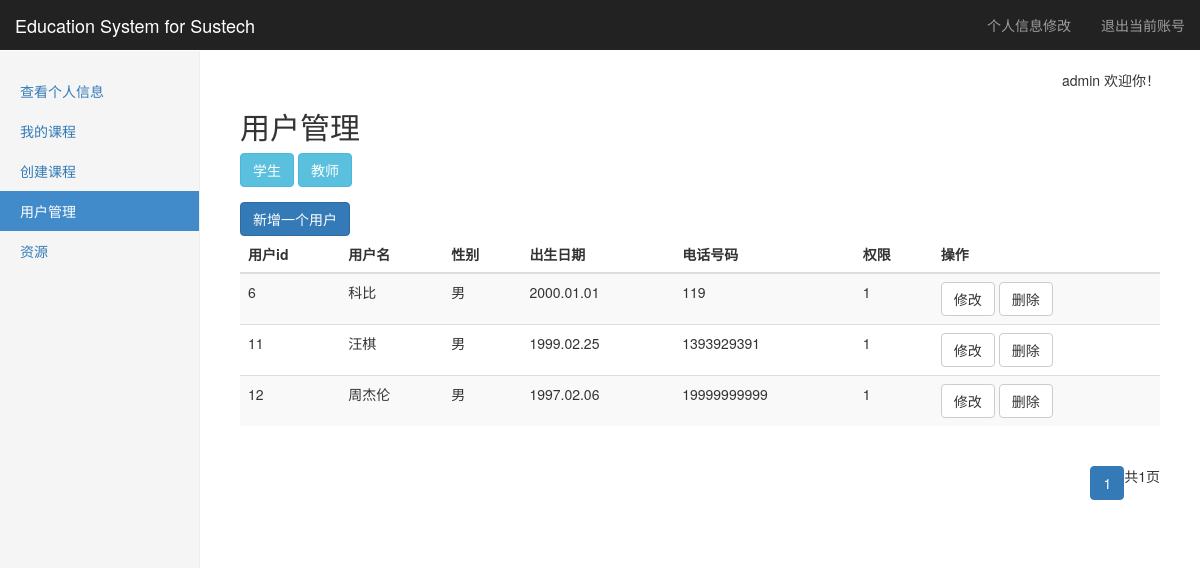
/account (signed in), run on an earlier commit of the app's database.
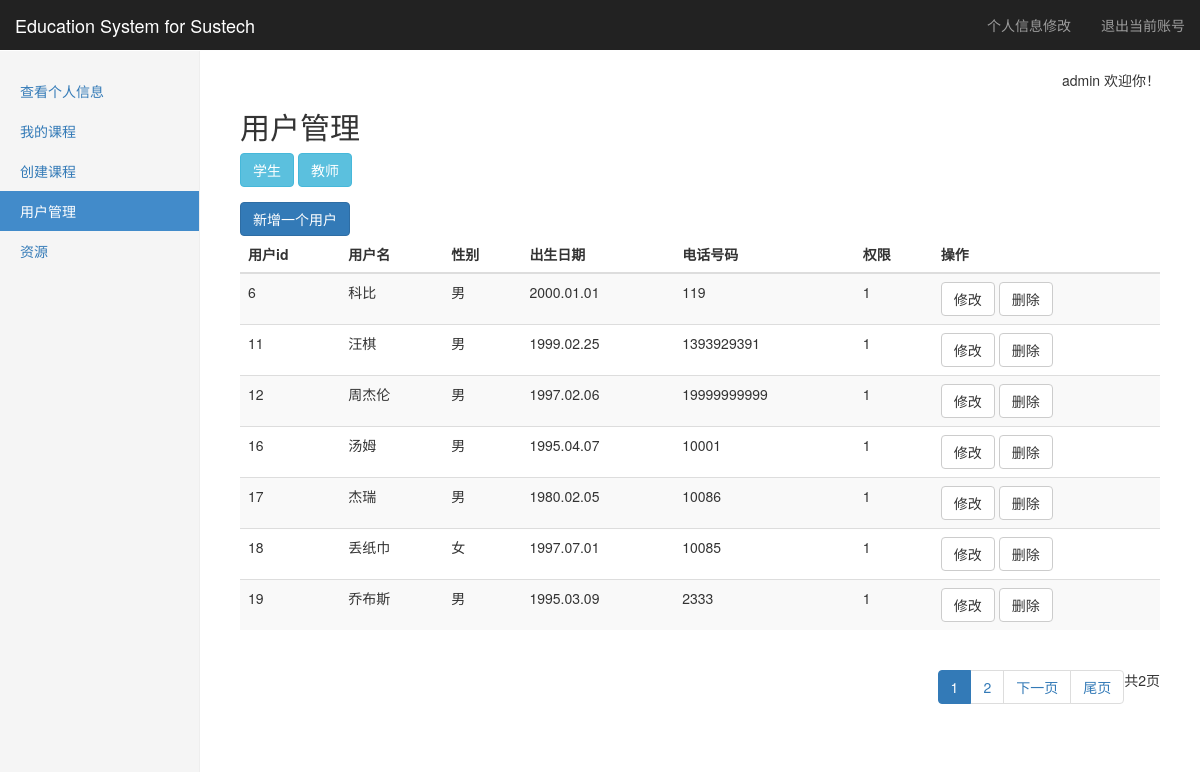
And on a later commit of the database.
### tables this page shows
CREATE TABLE "infor" (
	`userid`	int NOT NULL,
	`telephone`	string NOT NULL,
	`sex`	string NOT NULL,
	`born`	string NOT NULL
);

CREATE TABLE "account" (
	`userid`	INTEGER NOT NULL PRIMARY KEY AUTOINCREMENT,
	`username`	string NOT NULL,
	`password`	string NOT NULL,
	`privilege`	int NOT NULL
);

### Listener.py (the view, shortened to what this page needs)
@app.route(account_url, methods=['GET', 'POST'])
def account():
    Infor=SQL_Infor(get_db())
    Account=SQL_Account(get_db())
    if not (session.get('login') and session.get('username') and session.get('privilege')):
        return redirect(url_for('logout'))
    username = session['username']
    p = session['privilege']
    sidebar = GetSideBar(GetBar(p), '用户管理')
    page= request.args.get('p', 1)
    privilege=request.args.get('privilege','1')
    if(p!=3):
        return redirect(url_for("introduction"))
    if(privilege=="2"):
        user=Infor.GetUserBYprivilege(2)
    else:
        user = Infor.GetUserBYprivilege(1)
    data=GetPageDict(page,user, pageoffset - 2, maxshow)
    return render_template("account.html",username=username,p=p,sidebar=sidebar,data=data,start=start,privilege=privilege)

### Config/Link_db.py (called while the page is built)
    def select(self,sql):
        try:
            self.__cursor.execute(sql)
            data = self.__cursor.fetchall()
            return data
        except:
            print("Error: unable to fecth data with sql query: "+sql)
            return False

    def close(self):
        if(self.__db!=None):
            self.__db.close()

### Listener.py (called while the page is built)
def get_db():   #使用flask的g对象，每次访问都会有个独立的g对象，保证线程的数据库操作的安全
    if not hasattr(g, 'db'):
        g.db = Link_db()
    return g.db

def GetBar(privilege):  #根据用户privilege返回不同的sidebar
    if(privilege==3):
        return adminbar
    elif(privilege==2):
        return teacherbar
    elif(privilege==1):
        return studentbar

### SQL_libarary/Func_lib.py (called while the page is built)
def GetSideBar(sidebar,activebar=None): #对sidebar进行整理并返回整理好的元组
    result=[]
    for key in sidebar:
        bar1={}
        bar1['name']=key
        bar1['href']=sidebar[key]
        if(activebar==key):
            bar1['active']='active'
        result.append(bar1)
    return result

### SQL_libarary/SQL_Infor.py (called while the page is built)
    def GetUserBYprivilege(self,privilege):
        sql = "select i.userid,username,born,sex,telephone,privilege from %s i join %s a on a.userid=i.userid where privilege=%s"\
              %(InforTable,AccountTable,privilege)
        data = self.__db.select(sql)
        result=[]
        for i in data:
            mydict={'userid':i[0],'username':i[1],'born':i[2],'sex':i[3],'telephone':i[4],'privilege':i[5]}
            result.append(mydict)
        return result

### templates/account.html (shortened to what this page needs)
{% extends "layout.html" %}
{% block body %}
<h2>用户管理</h2>
<div class="form-group">
<button class="btn btn-info" onclick="go(1);">学生</button>
<button class="btn btn-info" onclick="go(2);">教师</button>
</div>
<button class="btn btn-primary" onclick="show3();">新增一个用户</button>
<div class="table-responsive">
            <table class="table table-striped">
              <thead>
                <tr>
                  <th>用户id</th>
                  <th>用户名</th>
                  <th>性别</th>
                  <th>出生日期</th>
				  <th>电话号码</th>
				  <th>权限</th>
				  <th>操作</th>
                </tr>
              </thead>
			  <tbody>
                {% for i in data.showdict %}
				<tr>
					<td>{{ i.userid }}</td>
					<td>{{ i.username }}</td>
					<td>{{ i.sex}}</td>
					<td>{{ i.born }}</td>
					<td>{{ i.telephone }}</td>
					<td>{{ i.privilege }}</td>
					<td>
					<button class="btn btn-default"
						onclick=
	"show1('{{ i.username }}','{{ i.sex }}','{{ i.born }}','{{ i.telephone }}','{{ i.privilege }}')">
						修改
						</button>
						<button class="btn btn-default"
						onclick=
	"show2('{{ i.username }}','{{ i.sex }}','{{ i.born }}','{{ i.telephone }}','{{ i.privilege }}')">
						删除
						</button>
					</td>
				</tr>
				{% endfor %}
			</tbody>
            </table>
	{% if data %}
	<div class="pull-right">
			<ul class="pagination">
				{% for dic in data.page_list %}
				{% if dic==data.nowpage%}
				<li class="active"><a href="/account?p={{dic}}&privilege={{privilege}}">{{dic}}</a></li>
				{%else%}
				<li><a href="/account?p={{dic}}&privilege={{privilege}}">{{dic}}</a></li>
				{%endif%}
				{%endfor%}
				{% if data.nowpage < data.total%}
				<li class=''><a href='/account?p={{data.nowpage+1}}&privilege={{privilege}}'>下一页</a></li>
				<li class=''><a href='/account?p={{data.total}}&privilege={{privilege}}'>尾页</a></li>
				{%endif%}
			共{{data.total}}页
			</ul>
	</div>
	{% endif %}
</div>
<link href="../static/css/bootstrap-datetimepicker.min.css" rel="stylesheet" />
{% endblock %}

### templates/layout.html (shortened to what this page needs)
<!DOCTYPE html>
<html lang="zh-CN">
  <head>
	<link href="../static/css/bootstrap.min.css" rel="stylesheet">
	<link href="../static/css/dashboard.css" rel="stylesheet">
	<link href="../static/css/upload.css" rel="stylesheet">
  </head>
  <body>
	    <nav class="navbar navbar-inverse navbar-fixed-top">
		  <div class="container-fluid">
			<div class="navbar-header">
			  <a class="navbar-brand" href="/introduction">Education System for Sustech</a>
			</div>
			<div id="navbar" class="navbar-collapse collapse">
			  <ul class="nav navbar-nav navbar-right">
				<li><a href="/myinformation/change">个人信息修改</a></li>
				<li><a href="/logout">退出当前账号</a></li>
			  </ul>
			</div>
		  </div>
		</nav>
		<div class="container-fluid">
		  <div class="row">
			<div class="col-sm-3 col-md-2 sidebar">
			  <ul class="nav nav-sidebar">
			  {% for bar in sidebar %}
				<li {% if bar.active=="active" %}class="active"{% endif %}>
					<a href="{{ bar.href }}">{{ bar.name }}</a>
				</li>
			  {% endfor %}
			  </ul>
			</div>
			<div class="col-sm-9 col-sm-offset-3 col-md-10 col-md-offset-2 main">
			<p class="text-right">{{ username }}  欢迎你！</p>
				{% block body %}{% endblock %}
			</div>
		  </div>
		</div>
  </body>
</html>

### static/css/dashboard.css (style rules this page uses)
body { padding-top: 50px; }
.navbar-fixed-top { border: 0; }
.sidebar { display: none; }
@media (min-width: 768px) { .sidebar { position: fixed; top: 51px; bottom: 0; left: 0; z-index: 1000; display: block; padding: 20px; overflow-x: hidden; overflow-y: auto; background-color: #f5f5f5; border-right: 1px solid #eee; } }
.nav-sidebar { margin-right: -21px; margin-bottom: 20px; margin-left: -20px; }
.nav-sidebar > li > a { padding-right: 20px; padding-left: 20px; }
.nav-sidebar > .active > a, .nav-sidebar > .active > a:hover, .nav-sidebar > .active > a:focus { color: #fff; background-color: #428bca; }
.main { padding: 20px; }
@media (min-width: 768px) { .main { padding-right: 40px; padding-left: 40px; } }

What changed in the data, as far as the page shows it:
added infor: userid "16", username "汤姆", sex "男", born "1995.04.07", telephone "10001", privilege "1"
added infor: userid "17", username "杰瑞", sex "男", born "1980.02.05", telephone "10086", privilege "1"
added infor: userid "18", username "丢纸巾", sex "女", born "1997.07.01", telephone "10085", privilege "1"
added infor: userid "19", username "乔布斯", sex "男", born "1995.03.09", telephone "2333", privilege "1"
Also different on the page:
{{ data.total }}: "1" → "2"
new list line: "2"
text now shown: "下一页 尾页"
